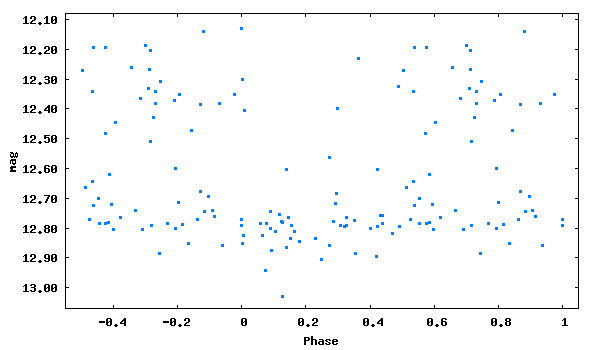

Generate this figure with gnuplot:
set term png size 600,350 medium
set colors classic
set output 'phase_lc_19.png'
set xlabel 'Phase'
set ylabel 'mag'
#set title 'JDmax = 2446761.26400 + 0.1251217 x E'
set format y '%5.2f'
plot [-0.55:1.05][13.07:12.08] "phase_lc_19.dat" linecolor 3 pointtype 5 pointsize 0.3 title ""
